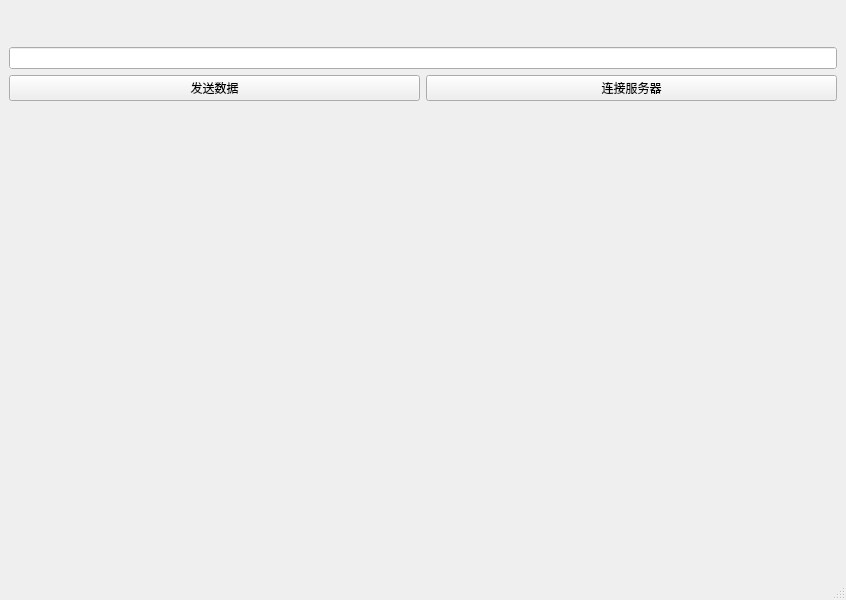
<?xml version="1.0" encoding="UTF-8"?>
<ui version="4.0">
 <class>MainWindow</class>
 <widget class="QMainWindow" name="MainWindow">
  <property name="geometry">
   <rect>
    <x>0</x>
    <y>0</y>
    <width>846</width>
    <height>600</height>
   </rect>
  </property>
  <property name="windowTitle">
   <string>MainWindow</string>
  </property>
  <widget class="QWidget" name="centralwidget">
   <layout class="QFormLayout" name="formLayout_2">
    <item row="0" column="0" colspan="2">
     <layout class="QGridLayout" name="gridLayout_2">
      <item row="0" column="0" colspan="2">
       <widget class="QWidget" name="widget" native="true">
        <property name="autoFillBackground">
         <bool>true</bool>
        </property>
        <layout class="QHBoxLayout" name="horizontalLayout">
         <item>
          <widget class="QLabel" name="responseOutput">
           <property name="mouseTracking">
            <bool>false</bool>
           </property>
           <property name="acceptDrops">
            <bool>false</bool>
           </property>
           <property name="autoFillBackground">
            <bool>true</bool>
           </property>
           <property name="text">
            <string/>
           </property>
          </widget>
         </item>
        </layout>
       </widget>
      </item>
      <item row="1" column="0" colspan="2">
       <widget class="QLineEdit" name="messageInput">
        <property name="autoFillBackground">
         <bool>true</bool>
        </property>
       </widget>
      </item>
      <item row="2" column="0">
       <widget class="QPushButton" name="sendButton">
        <property name="autoFillBackground">
         <bool>true</bool>
        </property>
        <property name="text">
         <string>发送数据</string>
        </property>
       </widget>
      </item>
      <item row="2" column="1">
       <widget class="QPushButton" name="connectButton">
        <property name="mouseTracking">
         <bool>false</bool>
        </property>
        <property name="acceptDrops">
         <bool>false</bool>
        </property>
        <property name="autoFillBackground">
         <bool>true</bool>
        </property>
        <property name="text">
         <string>连接服务器</string>
        </property>
       </widget>
      </item>
     </layout>
    </item>
   </layout>
  </widget>
  <widget class="QMenuBar" name="menubar">
   <property name="geometry">
    <rect>
     <x>0</x>
     <y>0</y>
     <width>846</width>
     <height>22</height>
    </rect>
   </property>
  </widget>
  <widget class="QStatusBar" name="statusbar"/>
 </widget>
 <resources/>
 <connections/>
</ui>
